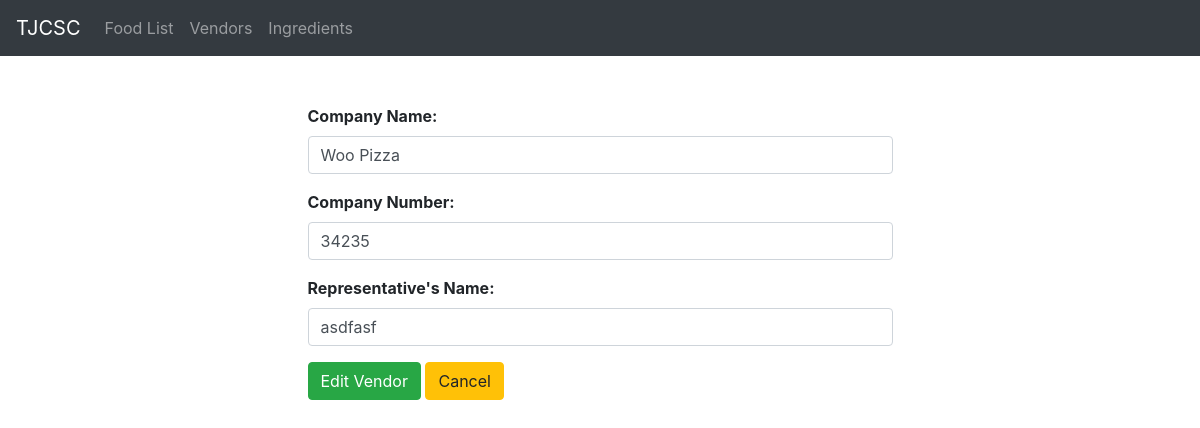
The app's page /vendors/1/edit with its own data.
### vendors/models.py (models this page shows, shortened)
class Vendor(models.Model):
    company_name = models.CharField(max_length = 100)
    company_number = models.CharField(max_length = 15)
    rep_name = models.CharField(max_length = 100)

### vendors/views.py (the view)
# urls.py: path('<int:vendor_id>/edit', vendor_views.edit_vendor, name='vendor-edit')
def edit_vendor(request, vendor_id):
    if request.method == "POST":
        Vendor.objects.filter(id=vendor_id).update(company_name=request.POST.get('company_name'), company_number=request.POST.get('company_number'), rep_name=request.POST.get('rep_name'))
        messages.success(request, 'Vendor was updated successfully')
        return redirect('vendors-home')
    else:
        context ={
            'vendor' : Vendor.objects.filter(id=vendor_id).get()
        }
        return render(request, 'vendors/edit_vendor.html', context)

### vendors/templates/vendors/edit_vendor.html (shortened to what this page needs)
{% extends "foodlist/base.html" %}
{% block content %}
<div class='row mt-5 d-flex justify-content-center'>
    <div class='col-6'>
        <form method='POST'>
            <div class='form-group'>
                <label for='company_name' class='font-weight-bold'>Company Name:</label>
                <input required value='{{ vendor.company_name }}' type='text' class='form-control' name ='company_name' id='company_name'>
            </div>
            <div class='form-group'>
                <label for='company_number' class='font-weight-bold'>Company Number:</label>
                <input value='{{ vendor.company_number }}' type='text' class='form-control' name='company_number' id='company_number'>
            </div>
            <div class='form-group'>
                <label for='rep_name' class='font-weight-bold'>Representative's Name:</label>
                <input value='{{ vendor.rep_name }}' type='text' class='form-control' name='rep_name' id='rep_name'>
            </div>
            <button type="submit" class="btn btn-success">Edit Vendor</button>
            <a class="btn btn-warning" href="{% url 'vendors-home' %}">Cancel</a>
        </form>
    </div>
</div>
{% endblock %}

### records on screen
Vendor: company_name "Woo Pizza", company_number "34235", rep_name "asdfasf"
